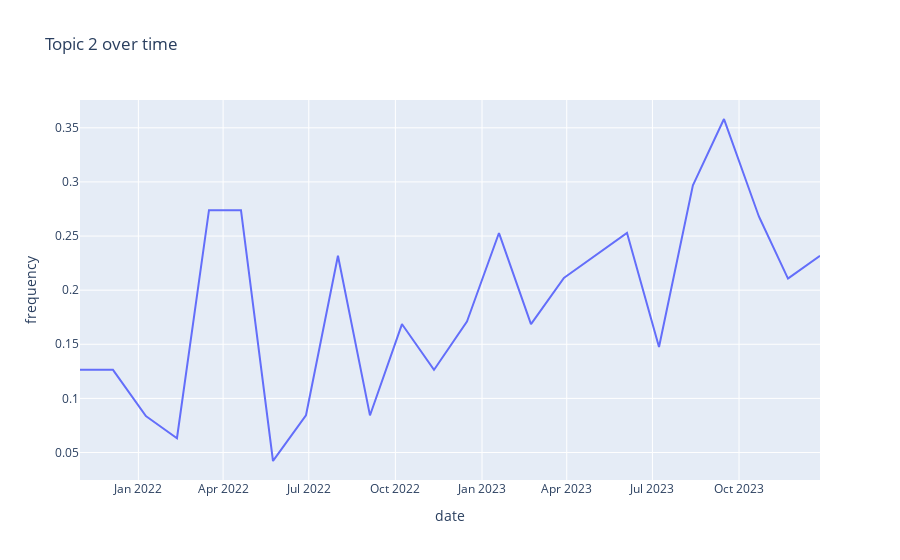
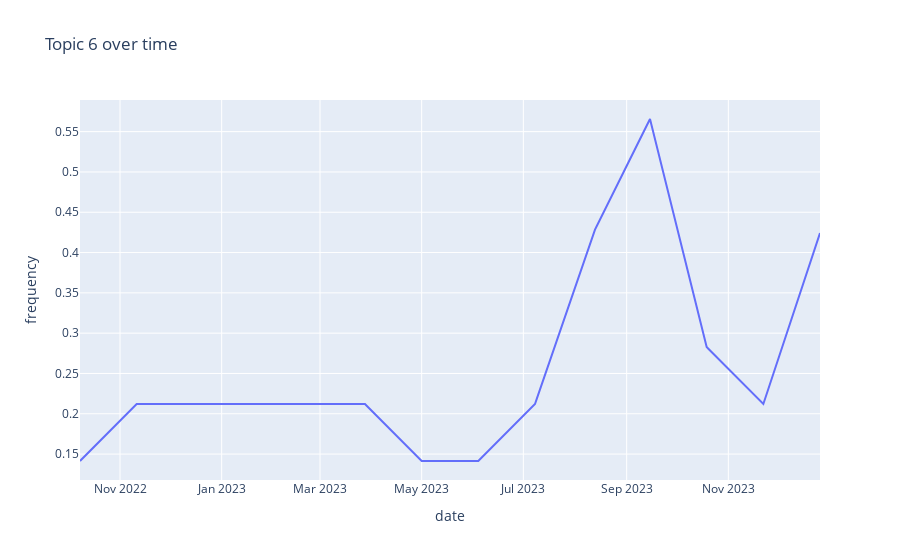
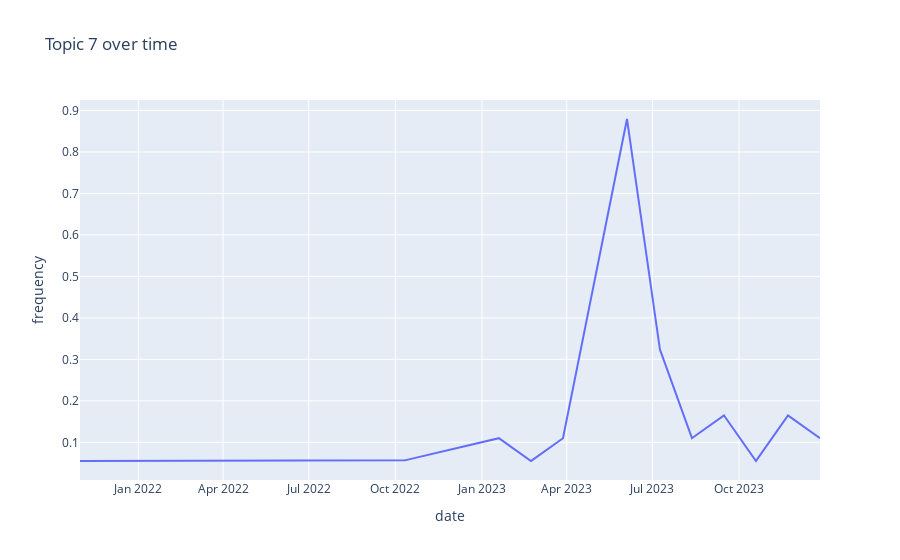

Notebook code cell kept with these figures, in order:
### Markdown cell above
### Handle Missings

### Code cell
# Índices de los tópicos a analizar
topics = [2, 6, 7]
df_ts_resultado = []

for i, df_topic in enumerate(data_over_time_ds):
    if i not in topics:
        continue

    df_topic['date'] = pd.to_datetime(df_topic['date']).dt.floor('D')
    fecha_minima = df_topic['date'].min()
    fecha_maxima = df_topic['date'].max()
    
    todas_fechas = pd.date_range(start=fecha_minima, end=fecha_maxima, freq='D')
    df_todas_fechas = pd.DataFrame({'date': todas_fechas})
    
    df_resultado = pd.merge(df_todas_fechas, df_topic, on='date', how='left')
    df_resultado['frequency'] = df_resultado['frequency'].interpolate(method='linear')
    
    df_ts_resultado.append(df_resultado)

    fig = px.line(df_resultado, x='date', y='frequency', title=f'Topic {i} over time')
    fig.show()

    print(f"\n--- Topic {i} ---")
    print(df_resultado)

### Figure 1 — Plotly figure (JSON) as saved in the notebook; plotly's stock layout.template omitted (floating-point values rounded to 4 significant figures; data arrays with more than 128 entries replaced by an {"elided": "..."} marker saying what was removed)
{"data": [{"hovertemplate": "date=%{x}<br>frequency=%{y}<extra></extra>", "legendgroup": "", "line": {"color": "#636efa", "dash": "solid"}, "marker": {"symbol": "circle"}, "mode": "lines", "name": "", "orientation": "v", "showlegend": false, "type": "scatter", "x": {"elided": "787 str values"}, "xaxis": "x", "y": {"elided": "787 float values"}, "yaxis": "y"}], "layout": {"legend": {"tracegroupgap": 0}, "title": {"text": "Topic 2 over time"}, "xaxis": {"anchor": "y", "domain": [0, 1], "title": {"text": "date"}}, "yaxis": {"anchor": "x", "domain": [0, 1], "title": {"text": "frequency"}}}}

### Figure 2 — Plotly figure (JSON) as saved in the notebook; plotly's stock layout.template omitted (floating-point values rounded to 4 significant figures; data arrays with more than 128 entries replaced by an {"elided": "..."} marker saying what was removed)
{"data": [{"hovertemplate": "date=%{x}<br>frequency=%{y}<extra></extra>", "legendgroup": "", "line": {"color": "#636efa", "dash": "solid"}, "marker": {"symbol": "circle"}, "mode": "lines", "name": "", "orientation": "v", "showlegend": false, "type": "scatter", "x": {"elided": "445 str values"}, "xaxis": "x", "y": {"elided": "445 float values"}, "yaxis": "y"}], "layout": {"legend": {"tracegroupgap": 0}, "title": {"text": "Topic 6 over time"}, "xaxis": {"anchor": "y", "domain": [0, 1], "title": {"text": "date"}}, "yaxis": {"anchor": "x", "domain": [0, 1], "title": {"text": "frequency"}}}}

### Figure 3 — Plotly figure (JSON) as saved in the notebook; plotly's stock layout.template omitted (floating-point values rounded to 4 significant figures; data arrays with more than 128 entries replaced by an {"elided": "..."} marker saying what was removed)
{"data": [{"hovertemplate": "date=%{x}<br>frequency=%{y}<extra></extra>", "legendgroup": "", "line": {"color": "#636efa", "dash": "solid"}, "marker": {"symbol": "circle"}, "mode": "lines", "name": "", "orientation": "v", "showlegend": false, "type": "scatter", "x": {"elided": "787 str values"}, "xaxis": "x", "y": {"elided": "787 float values"}, "yaxis": "y"}], "layout": {"legend": {"tracegroupgap": 0}, "title": {"text": "Topic 7 over time"}, "xaxis": {"anchor": "y", "domain": [0, 1], "title": {"text": "date"}}, "yaxis": {"anchor": "x", "domain": [0, 1], "title": {"text": "frequency"}}}}
